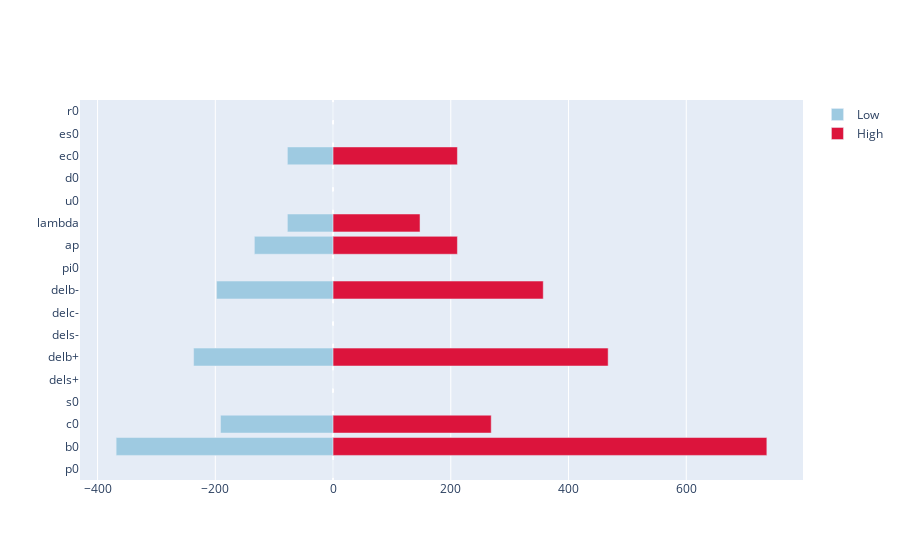

This figure's notebook cell:
### Code cell
fig = go.Figure()
fig.add_trace(go.Bar(
    y = keys,
    x = b10["low"],
    name = "Low",
    orientation="h",
    marker_color = "rgb( 158, 202, 225)"
))

fig.add_trace(go.Bar(
    y = keys,
    x = b10["high"],
    name = "High",
    orientation="h",
    marker_color = "Crimson"
))

fig.update_layout(barmode="overlay")

fig.show()

### Figure 1 — Plotly figure (JSON) as saved in the notebook; plotly's stock layout.template omitted (floating-point values rounded to 4 significant figures)
{"data": [{"marker": {"color": "rgb( 158, 202, 225)"}, "name": "Low", "orientation": "h", "type": "bar", "x": [0, -368.4, -191.1, 0, 0, -236.9, 0, 0, -197.8, 0, -133.7, -77.57, 0, 0, -77.57, 0, 0], "y": ["p0", "b0", "c0", "s0", "dels+", "delb+", "dels-", "delc-", "delb-", "pi0", "ap", "lambda", "u0", "d0", "ec0", "es0", "r0"]}, {"marker": {"color": "Crimson"}, "name": "High", "orientation": "h", "type": "bar", "x": [0, 736.9, 268.7, 0, 0, 467.3, 0, 0, 357.1, 0, 211.2, 147.7, 0, 0, 211.2, 0, 0], "y": ["p0", "b0", "c0", "s0", "dels+", "delb+", "dels-", "delc-", "delb-", "pi0", "ap", "lambda", "u0", "d0", "ec0", "es0", "r0"]}], "layout": {"barmode": "overlay"}}
